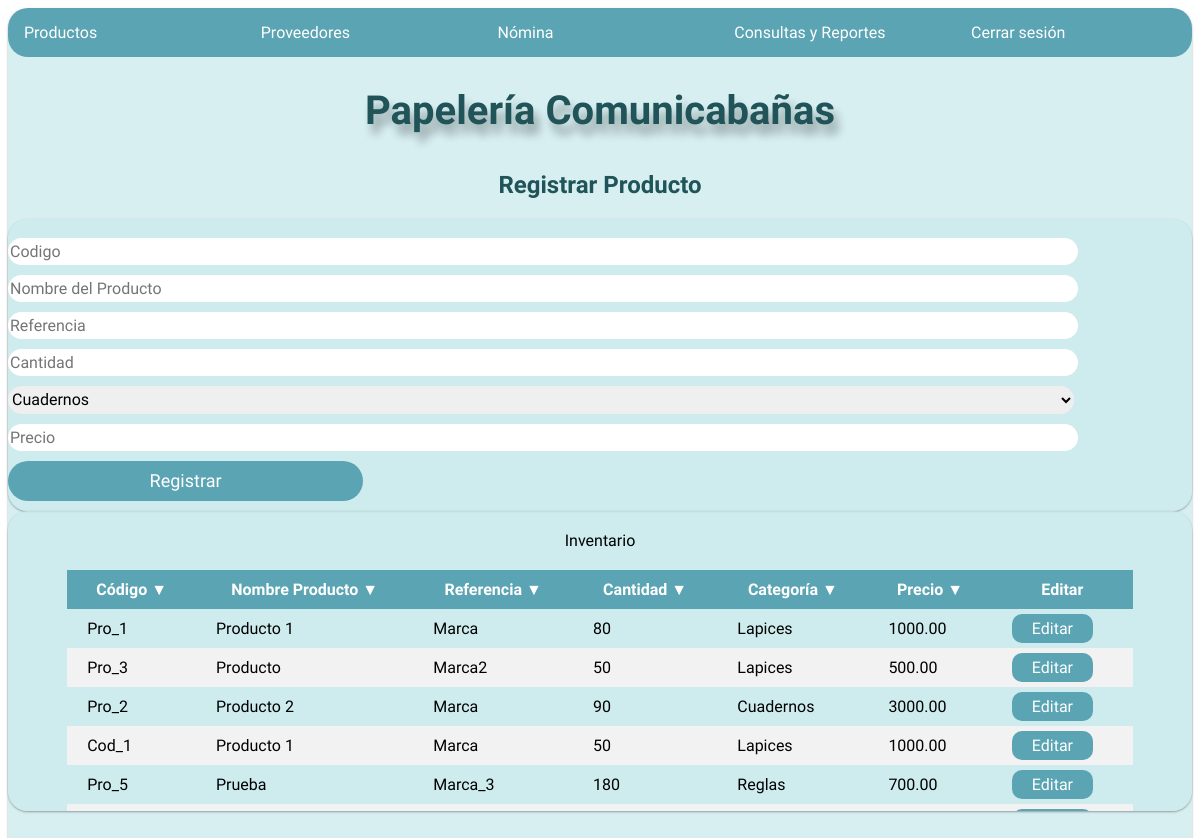
Screenshot of /registrarproducto/ with the database file from the repository.
### Datos/models.py (models this page shows, shortened)
class Producto(models.Model):
    Codigo = models.CharField(max_length=20, primary_key=True)
    Nombre = models.CharField(max_length=50)
    Referencia = models.CharField(max_length=50)
    Categoria = models.CharField(max_length=50)
    Precio = models.DecimalField(max_digits=10, decimal_places=2)
    Existencia = models.IntegerField()

### Papeleria/views.py (the view, shortened to what this page needs)
# urls.py: path('registrarproducto/', v.regispro, name= 'regispro'),
def regispro(request):
    if checkLG():
        productos = Producto.objects.all()
        return render(request, 'Regispro.html', {'productos': productos})
    return render(request, 'login.html' )

### Papeleria/views.py (called while the page is built)
def checkLG():
    empleados = Empleado.objects.all()
    for empleado in empleados:
        if empleado.logged == True:
            return True
    return False

### Papeleria/Templates/Regispro.html (shortened to what this page needs)
{% extends "Base.html" %}
{% load static %}
{% block content %}
<head>
    <link rel="stylesheet" href='{% static "css/Regispro.css" %}'>
</head>
<header style="text-align: center;">
    <h2 class=" subtitle" style=" padding-top: 10px; color:#205459" >Registrar Producto</h2>
</header>
<div class ="row center-xs" >
    <div class="card col-md-3 col-sm-3 col-xs-10 items">
        <br>
        <form action="/registrarproducto/" method = "POST"> {% csrf_token %}
            <input name = "codigo" class="textbox" type="text"required placeholder="Codigo">
            <input name = "nombre" class="textbox" type="text" required placeholder="Nombre del Producto">
            <input name = "ref" class="textbox" type="text" required placeholder="Referencia">
            <input name = "cant" class="textbox" type="number" required placeholder="Cantidad">
            <select name= "cat" class="combo" placeholder="Seleccione categoría">
                <option>Cuadernos</option>
            </select>
            <input name = "price" class="textbox" type="number" required placeholder="Precio">
            <input name = "enviar" class="btn" type="submit" value="Registrar">
        </form>
    </div>
    <div id = "divtable" class="card col-md-7 col-sm-7 col-xs-10  ">
        <table id="tableProductos">
            <caption>Inventario</caption>
            <thead>
                <tr>
                    <th data-numeric = "0" data-column= "0" data-order="desc">Código &#9660</th>
                    <th data-numeric = "0" data-column= "1" data-order="desc">Nombre Producto &#9660</th>
                    <th data-numeric = "0" data-column= "2" data-order="desc">Referencia &#9660</th>
                    <th data-numeric = "1" data-column= "3" data-order="desc">Cantidad &#9660</th>
                    <th data-numeric = "0" data-column= "4" data-order="desc">Categoría &#9660</th>
                    <th data-numeric = "1" data-column= "5" data-order="desc">Precio &#9660</th>
                    <th>Editar</th>
                </tr>
            </thead>
            <tbody>
            {% for producto in productos %}
            <tr>
                <td >{{producto.Codigo}}</td>
                <td >{{ producto.Nombre }}</td>
                <td >{{ producto.Referencia }}</td>
                <td >{{ producto.Existencia }}</td>
                <td >{{ producto.Categoria }}</td>
                <td >{{ producto.Precio }}</td>
                <td class="editbtn"><a class="btn" href="{% url 'actpro' producto.Codigo %}">Editar</a></td>
            </tr>
            {% endfor %}
            </tbody>
        </table>
    </div>
</div>
{% endblock %}

### Papeleria/static/css/StylesProductos.css (style rules this page uses)
body { font-family:'Ubuntu', sans-serif; }
.card { border-radius: 20px; background-color: rgba(204, 235, 237, 0.781); box-shadow: 0 1px 3px rgba(0, 0, 0, 0.12), 0 1px 2px rgba(0, 0, 0, 0.24); }
#divtable { overflow: scroll; height: 300px; width: 100%; }
table { width: 90%; border: 20px darkgray; border-collapse: collapse ; margin-left: 5%; margin-right: 5%; margin-bottom: 20px; }
tr:nth-child(even) { background-color: #f2f2f2; }
td, th { padding-left: 20px; padding-right: 20px; padding-top: 10px; padding-bottom: 10px; width: auto !important; white-space: nowrap; }
th { background-color: #5BA4B3; cursor: pointer; user-select: none; color:white; }

### Papeleria/static/css/Regispro.css (style rules this page uses)
.items input { display: inline-block; font-family: 'Ubuntu', sans-serif; font-size: 16px; margin-bottom: 10px; border:none; outline:none; border-radius: 20px; }
.combo { display: inline-block; font-family: 'Ubuntu', sans-serif; font-size: 16px; margin-bottom: 10px; height:28px; width:90%; border:none; outline:none; border-radius: 20px; }
.items .textbox { height: 25px; width: 90%; }
.items .btn { border-radius: 20px; position: relative; height: 40px; color: white; font-size: 18px; background: #5BA4B3; width: 30%; }
.editbtn .btn { background-color: #5BA4B3; padding-left: 20px; padding-right: 20px; padding-top: 5px; padding-bottom: 5px; border-radius: 10px; color: white; text-decoration: none; }
caption { padding-bottom: 20px; padding-top: 20px; }

### rows the page displays
Producto: Codigo "Pro_1", Nombre "Producto 1", Referencia "Marca", Existencia "80", Categoria "Lapices", Precio "1000.00"
Producto: Codigo "Pro_3", Nombre "Producto", Referencia "Marca2", Existencia "50", Categoria "Lapices", Precio "500.00"
Producto: Codigo "Pro_2", Nombre "Producto 2", Referencia "Marca", Existencia "90", Categoria "Cuadernos", Precio "3000.00"
Producto: Codigo "Cod_1", Nombre "Producto 1", Referencia "Marca", Existencia "50", Categoria "Lapices", Precio "1000.00"
Producto: Codigo "Pro_5", Nombre "Prueba", Referencia "Marca_3", Existencia "180", Categoria "Reglas", Precio "700.00"
